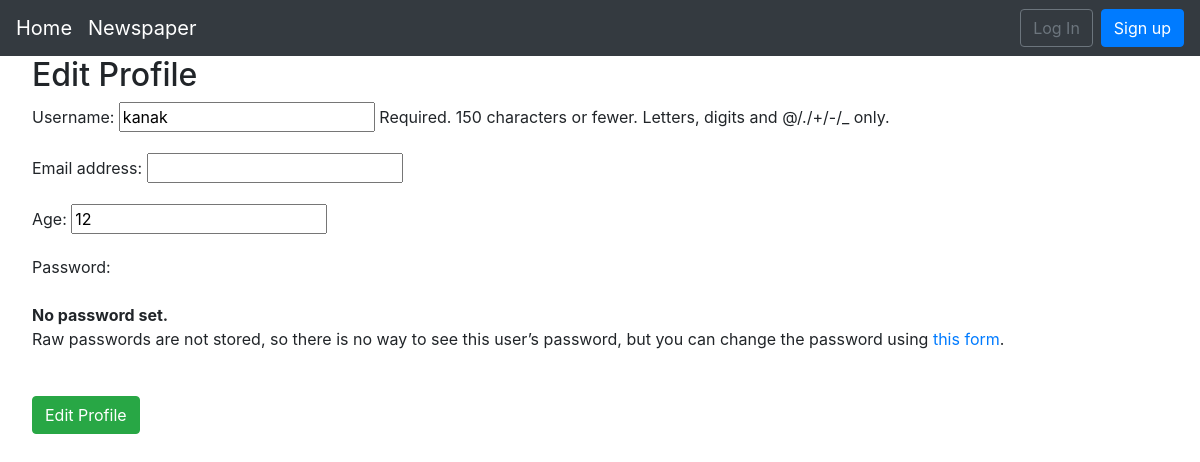
The page /accounts/edit_profile/2/ on the database as committed earlier.
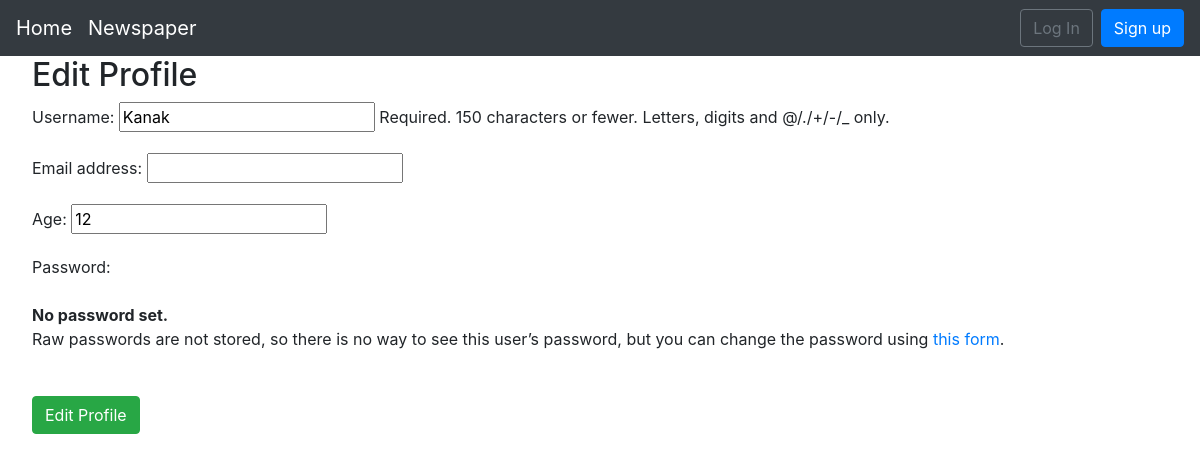
The same page on the database as committed later.
### accounts/models.py (models this page shows)
class CustomUser(AbstractUser):
    age = models.PositiveIntegerField(null=True, blank=True)

### accounts/views.py (the view)
# urls.py: path('edit_profile/<int:pk>/', UpdateUserView.as_view(), name='edit_profile'),
class UpdateUserView(UpdateView):
    model = CustomUser
    form_class = CustomUserChangeForm
    template_name = 'registration/edit_profile.html'
    success_url = reverse_lazy('home')

### accounts/forms.py
class CustomUserChangeForm(UserChangeForm):
    class Meta:
        model = CustomUser
        fields = ('username', 'email', 'age',)

### templates/registration/edit_profile.html
{% extends 'base.html' %} {% block content %}
<h2>Edit Profile</h2>
<form action="" method="post">
  {% csrf_token %} {{form.as_p}}
  <br />
  <button style="margin-top: 5px" class="btn btn-success" type="submit">
    Edit Profile
  </button>
</form>
{% endblock content %}

Rows that differ between the two databases and show on the page:
changed CustomUser: username "kanak" → "Kanak"
